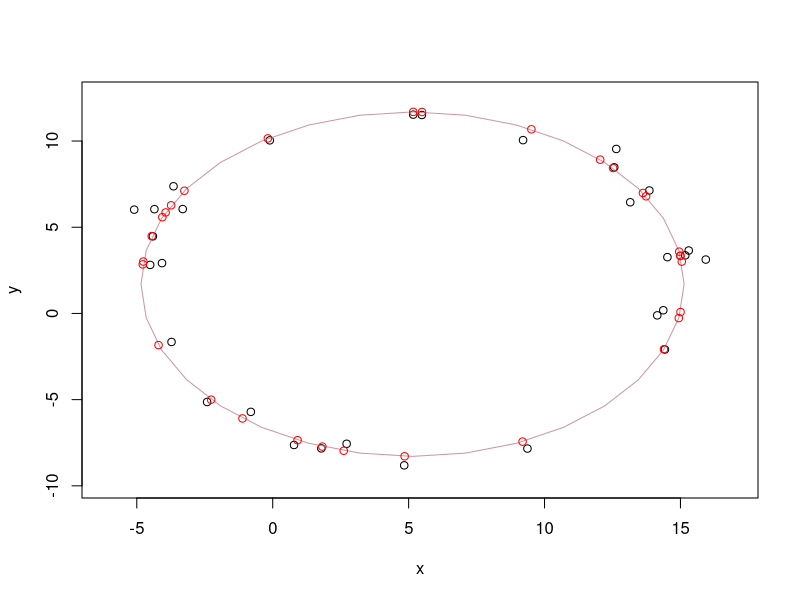
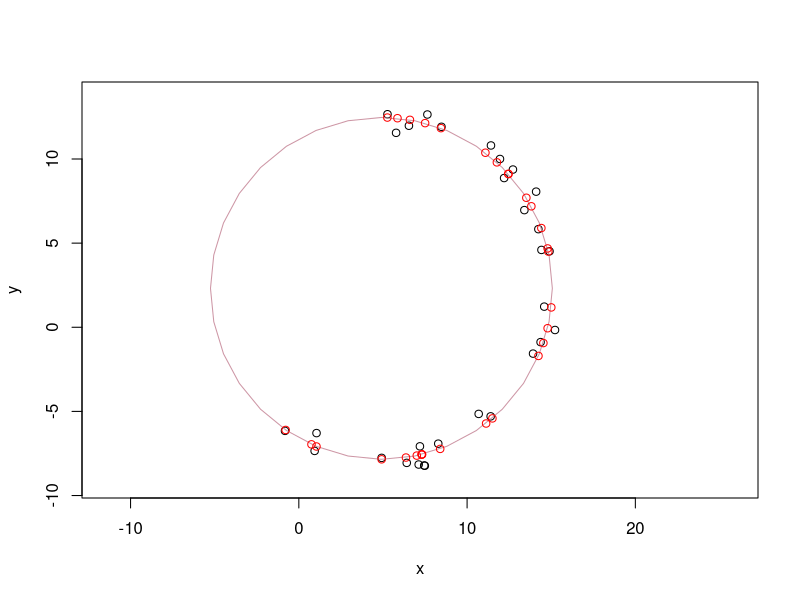
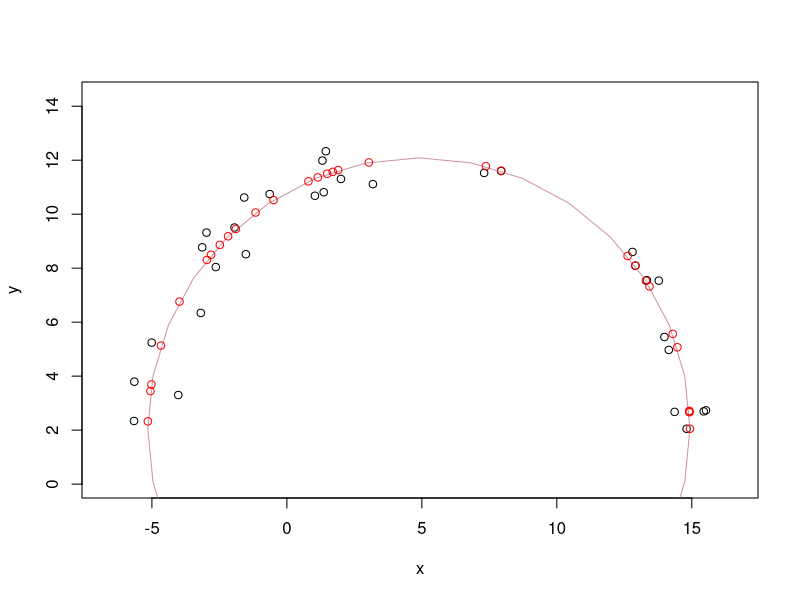
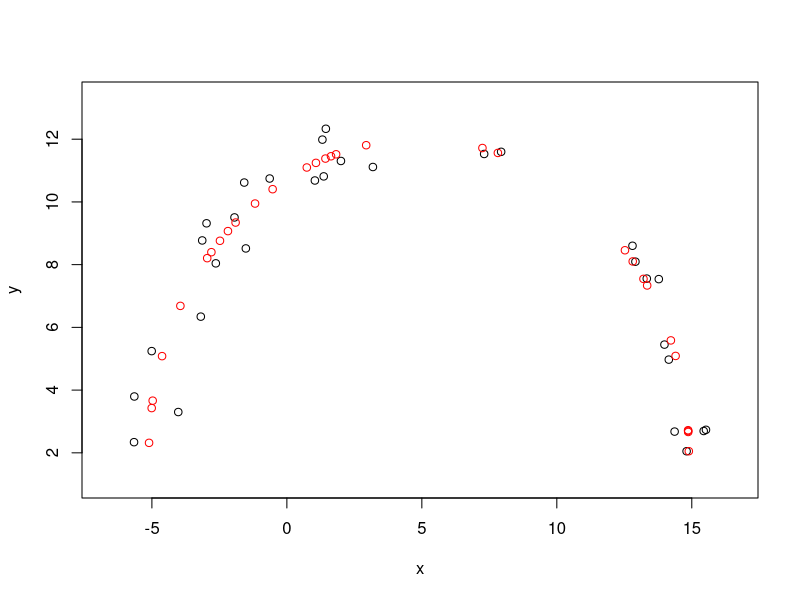

These charts were generated, in order, by the following R code:


### Regression on a Circle

# Note: currently only 2D;
lm.circle = function(x, y) {
	xm = mean(x); ym = mean(y);
	dx = x - xm; dy = y - ym;
	#
	divx = 2*(sum(x*dx)* sum(dy*y) - sum(x*dy) * sum(dx*y));
	x0 = (sum(x^2*dx + dx*y^2) * sum(dy*y) - sum(x^2*dy + dy*y^2) * sum(dx*y)) / divx;
	#
	divy = 2*(sum(dx*y)* sum(dy*x) - sum(dy*y) * sum(dx*x));
	y0 = (sum(x^2*dx + dx*y^2) * sum(dy*x) - sum(x^2*dy + dy*y^2) * sum(dx*x)) / divy;
	# Radius:
	r = sum((x-x0)^2, (y-y0)^2);
	r = sqrt(r/n);
	#
	fit = list(C = c(x0, y0), R = r);
	return(fit);
}
lines.circle = function(r, centre = c(0,0), ..., n = 33) {
	phi = seq(0, 2*pi, length.out = n);
	phi = c(phi[-n], phi[1]);
	x = r*sin(phi) + centre[1];
	y = r*cos(phi) + centre[2];
	lines(x, y, ...);
	invisible(cbind(x,y));
}


### Examples:

### Ex 1:
n = 30;
r = 10;
x0 = 5; y0 = 2;
# Random data:
phi = (2*pi)*runif(n);
dri =  runif(n, -1,1) / 10 * r;
x = x0 + (r+dri) * sin(phi);
y = y0 + (r+dri) * cos(phi);

# Fit
fit = lm.circle(x, y);
Cxy = fit$C;
phi.fit = atan2(x - Cxy[1], y - Cxy[2]);

# Plot:
plot(x, y, xlim = range(x) + c(-1,1), ylim=range(y) + c(-1,1) )
lines.circle(fit$R, fit$C, col = "#C28092D2")
points(fit$R * sin(phi.fit) + Cxy[1], fit$R * cos(phi.fit) + Cxy[2], col = "red")


#########
### Ex 2:
n = 30;
r = 10;
x0 = 5; y0 = 2;
# Random data:
phi = (2*pi)*runif(n, 0, 3/5);
dri =  runif(n, -1,1) / 10 * r;
x = x0 + (r+dri) * sin(phi);
y = y0 + (r+dri) * cos(phi);

# Fit
fit = lm.circle(x, y);
Cxy = fit$C;
phi.fit = atan2(x - Cxy[1], y - Cxy[2]);

# Plot:
plot(x, y, xlim = range(x) + c(-1,1), ylim=range(y) + c(-1,1), asp=1)
lines.circle(fit$R, fit$C, col = "#C28092D2")
points(fit$R * sin(phi.fit) + Cxy[1], fit$R * cos(phi.fit) + Cxy[2], col = "red")


#########
### Ex 3:
n = 30;
r = 10;
x0 = 5; y0 = 2;
# Random data:
phi = (2*pi)*runif(n, -1/4, 1/4);
dri =  runif(n, -1,1) / 10 * r;
x = x0 + (r+dri) * sin(phi);
y = y0 + (r+dri) * cos(phi);

# Fit
fit = lm.circle(x, y);
Cxy = fit$C;
phi.fit = atan2(x - Cxy[1], y - Cxy[2]);

# Plot:
plot(x, y, xlim = range(x) + c(-1,1), ylim=range(y) + c(-1,1), asp=1)
lines.circle(fit$R, fit$C, col = "#C28092D2")
points(fit$R * sin(phi.fit) + Cxy[1], fit$R * cos(phi.fit) + Cxy[2], col = "red")


#######################
#######################

### Derivation:

### Circular Regression

#
xm = mean(x); ym = mean(y);
dx = x - xm; dy = y - ym;

# Eq 1:
sum((x-x0)^2 + (y-y0)^2 - r^2) # = 0
r^2 - sum((x-x0)^2 + (y-y0)^2) / n # = 0

# Eq 2 & 3:
sum(((x-x0)^2 + (y-y0)^2 - r^2) * (x-x0)) # = 0
sum(((x-x0)^2 + (y-y0)^2 - r^2) * (y-y0)) # = 0

# Substituting Eq 1 in Eqs 2&3:
sum(((x-x0)^2 + (y-y0)^2 - r^2) * x) # = 0
sum(((x-x0)^2 + (y-y0)^2 - r^2) * y) # = 0
# =>
sum((x-x0)^2*x + (y-y0)^2*x - xm*(x-x0)^2 - xm*(y-y0)^2) # = 0
sum((x-x0)^2*y + (y-y0)^2*y - ym*(x-x0)^2 - ym*(y-y0)^2) # = 0

# =>
sum(x^2*(x-xm) - 2*x*(x-xm)*x0 + (x-xm)*x0^2 + (x-xm)*y^2 - 2*(x-xm)*y*y0 + (x-xm)*y0^2) # = 0
sum(x^2*(y-ym) - 2*x*(y-ym)*x0 + (y-ym)*x0^2 + (y-ym)*y^2 - 2*(y-ym)*y*y0 + (y-ym)*y0^2) # = 0

# =>
sum(x^2*dx + dx*y^2 - 2*x*dx*x0 - 2*dx*y*y0) # = 0
sum(x^2*dy + dy*y^2 - 2*x*dy*x0 - 2*dy*y*y0) # = 0
# =>
sum(x^2*dx + dx*y^2 - 2*x*dx*x0) * sum(dy*y) - sum(x^2*dy + dy*y^2 - 2*x*dy*x0) * sum(dx*y) # = 0
#
divx = 2*(sum(x*dx)* sum(dy*y) - sum(x*dy) * sum(dx*y));
(sum(x^2*dx + dx*y^2) * sum(dy*y) - sum(x^2*dy + dy*y^2) * sum(dx*y)) / divx;
x0;
#
divy = 2*(sum(dx*y)* sum(dy*x) - sum(dy*y) * sum(dx*x));
(sum(x^2*dx + dx*y^2) * sum(dy*x) - sum(x^2*dy + dy*y^2) * sum(dx*x)) / divy;
y0;

# Check/Plot:
xx = (sum(x^2*dx + dx*y^2) * sum(dy*y) - sum(x^2*dy + dy*y^2) * sum(dx*y)) / divx;
yy = (sum(x^2*dx + dx*y^2) * sum(dy*x) - sum(x^2*dy + dy*y^2) * sum(dx*x)) / divy;
plot(x, y, xlim = range(x) + c(-1,1), ylim=range(y) + c(-1,1) )
points(r*sin(phi) + xx, r*cos(phi) +y0, col = "red")
